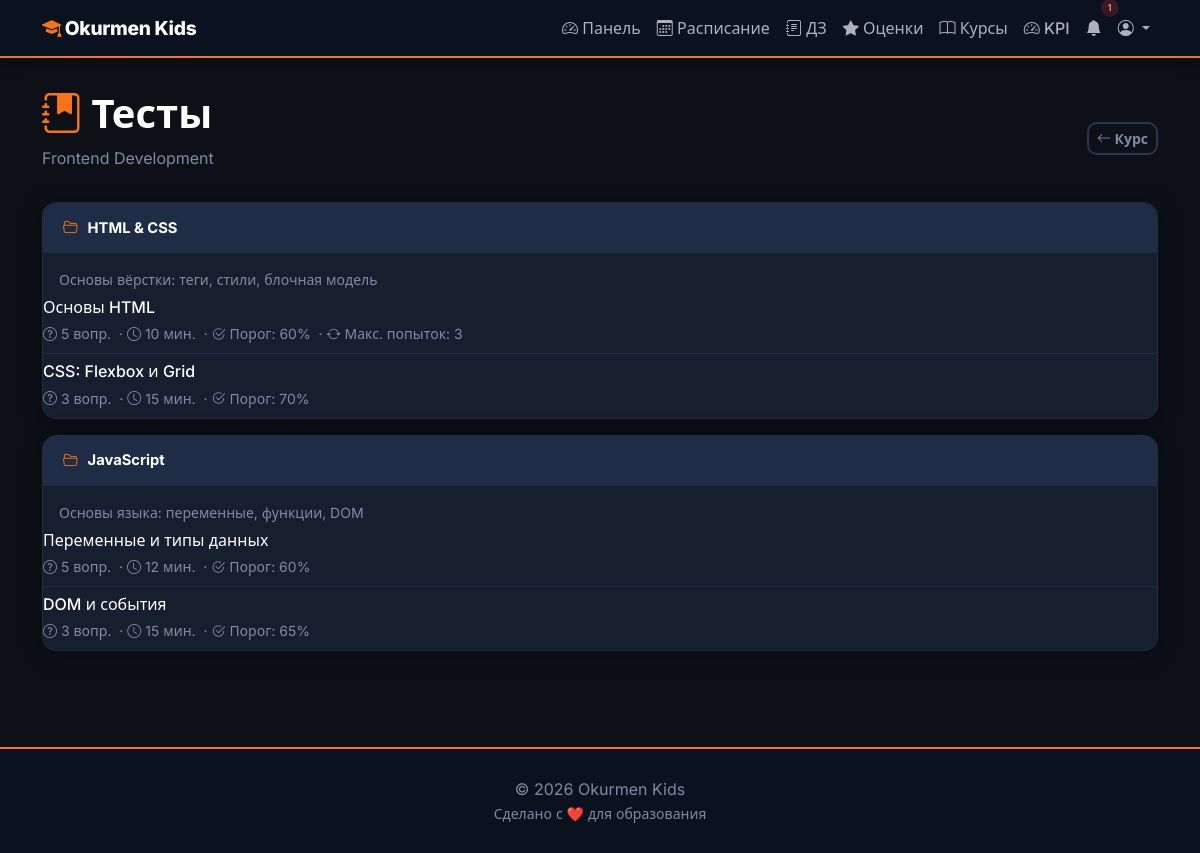
The app's page /tests/course/1/ (signed in) with its own data.
### education/models/course.py (models this page shows, shortened)
class Course(models.Model):
    name = models.CharField(max_length=200)
    description = models.TextField()
    icon = models.ImageField(upload_to='course_icons/', blank=True, null=True, verbose_name='Иконка курса')
    cover_image = models.ImageField(upload_to='course_covers/', blank=True, null=True, verbose_name='Обложка курса')
    mentor = models.ForeignKey(Mentor, on_delete=models.SET_NULL, null=True, related_name='courses')
    duration_weeks = models.IntegerField()
    max_students = models.IntegerField(default=15)
    start_date = models.DateField()
    end_date = models.DateField()
    is_active = models.BooleanField(default=True)
    created_at = models.DateTimeField(auto_now_add=True)
    class Meta:
        verbose_name = 'Курс'
        verbose_name_plural = 'Курсы'
        ordering = ['-start_date']

### education/models/test_system.py (models this page shows, shortened)
class Topic(models.Model):
    course      = models.ForeignKey(Course, on_delete=models.CASCADE, related_name='topics')
    title       = models.CharField(max_length=200)
    description = models.TextField(blank=True)
    order       = models.PositiveIntegerField(default=0)
    is_active   = models.BooleanField(default=True)
    created_at  = models.DateTimeField(auto_now_add=True)
    class Meta:
        verbose_name        = 'Тема'
        verbose_name_plural = 'Темы'
        ordering            = ['order', 'created_at']

class Test(models.Model):
    topic               = models.ForeignKey(Topic, on_delete=models.CASCADE, related_name='tests')
    title               = models.CharField(max_length=200)
    description         = models.TextField(blank=True)
    time_limit_minutes  = models.PositiveIntegerField(default=0, help_text='0 — без ограничения')
    passing_score       = models.PositiveIntegerField(default=60, help_text='Минимальный % для зачёта')
    max_attempts        = models.PositiveIntegerField(default=0, help_text='0 — неограниченно')
    is_active           = models.BooleanField(default=True)
    created_at          = models.DateTimeField(auto_now_add=True)
    class Meta:
        verbose_name        = 'Тест'
        verbose_name_plural = 'Тесты'
    def questions_count(self):
        return self.questions.count()

### education/views.py (the view, shortened to what this page needs)
# urls.py: path('tests/course/<int:course_id>/',   views.test_topic_list,  name='test_topic_list'),
@login_required
def test_topic_list(request, course_id):
    course = get_object_or_404(Course, id=course_id)
    user = request.user
    topics = Topic.objects.filter(course=course, is_active=True).prefetch_related(
        'tests'
    ).order_by('order', 'created_at')
    student_attempts = {}
    return render(request, 'tests/topic_list.html', {
        'course': course,
        'topics': topics,
        'student_attempts': student_attempts,
    })

### education/context_processors.py (called while the page is built)
def notifications(request):
    if not request.user.is_authenticated:
        return {}
    if request.user.role not in ('admin', 'mentor'):
        return {}
    unread_count = Notification.objects.filter(recipient=request.user, is_read=False).count()
    recent = Notification.objects.filter(recipient=request.user).order_by('-created_at')[:10]
    return {
        'unread_notifications_count': unread_count,
        'recent_notifications': recent,
    }

### education/templates/tests/topic_list.html (shortened to what this page needs)
{% extends 'base.html' %}
{% block content %}
<div class="row mb-3">
    <div class="col">
        <h1 class="fw-bold" style="color:var(--ok-white);">
            <i class="bi bi-journal-bookmark-fill" style="color:var(--ok-accent);"></i> Тесты
        </h1>
        <p class="ok-muted">{{ course.name }}</p>
    </div>
    <div class="col-auto d-flex align-items-center gap-2">
        <a href="{% url 'course_detail' course.id %}" class="btn btn-outline-secondary btn-sm">
            <i class="bi bi-arrow-left"></i> Курс
        </a>
    </div>
</div>
{% if topics %}
    {% for topic in topics %}
    <div class="card mb-3">
        <div class="card-header d-flex justify-content-between align-items-center">
            <span><i class="bi bi-folder2-open" style="color:var(--ok-accent);"></i> {{ topic.title }}</span>
        </div>
        {% if topic.description %}
        <div class="card-body pb-0">
            <p class="ok-muted small mb-0">{{ topic.description }}</p>
        </div>
        {% endif %}
        <div class="card-body p-0">
            {% with tests=topic.tests.all %}
            {% if tests %}
            <div class="list-group list-group-flush">
                {% for test in tests %}
                {% if test.is_active or request.user.role == 'mentor' %}
                <div class="list-group-item">
                    <div class="d-flex justify-content-between align-items-center">
                        <div>
                            <h6 class="mb-1" style="color:var(--ok-white);">
                                {{ test.title }}
                            </h6>
                            <small class="ok-muted">
                                <i class="bi bi-question-circle"></i> {{ test.questions_count }} вопр.
                                {% if test.time_limit_minutes > 0 %}
                                &nbsp;·&nbsp;<i class="bi bi-clock"></i> {{ test.time_limit_minutes }} мин.
                                {% endif %}
                                &nbsp;·&nbsp;<i class="bi bi-check2-circle"></i> Порог: {{ test.passing_score }}%
                                {% if test.max_attempts > 0 %}
                                &nbsp;·&nbsp;<i class="bi bi-arrow-repeat"></i> Макс. попыток: {{ test.max_attempts }}
                                {% endif %}
                            </small>
                        </div>
                    </div>
                </div>
                {% endif %}
                {% endfor %}
            </div>
            {% else %}
            <div class="p-3 text-center ok-muted">
                <i class="bi bi-clipboard-x" style="font-size:1.5rem;"></i>
                <p class="mb-0 mt-1 small">В этой теме пока нет тестов</p>
            </div>
            {% endif %}
            {% endwith %}
        </div>
    </div>
    {% endfor %}
{% endif %}
{% endblock %}

### static/css/theme.css (style rules this page uses)
:root { --ok-bg: #0d1117; --ok-surface: #161f2e; --ok-surface-2: #1e2d45; --ok-nav: #0a1220; --ok-primary: #0d2461; --ok-accent: #f97316; --ok-accent-dark: #ea580c; --ok-accent-soft: rgba(249,115,22,.12); --ok-text: #e2e8f0; --ok-muted: #7e8ba3; --ok-white: #ffffff; --ok-border: #1e2d45; --ok-border-2:#263850; --ok-success: #22c55e; --ok-warning: #f59e0b; --ok-danger: #ef4444; --ok-info: #38bdf8; --ok-radius: 14px; --ok-radius-sm: 10px; --ok-shadow: 0 4px 24px rgba(0,0,0,.40); --ok-shadow-lg: 0 12px 48px rgba(0,0,0,.55); }
*, *::before, *::after { box-sizing: border-box; }
body { font-family: 'Inter', ui-sans-serif, system-ui, -apple-system, Segoe UI, Roboto, Helvetica, Arial, "Apple Color Emoji", "Segoe UI Emoji"; color: var(--ok-text); background: var(--ok-bg); -webkit-font-smoothing: antialiased; -moz-osx-font-smoothing: grayscale; }
a { color: var(--ok-accent); }
.card { background: var(--ok-surface); border: 1px solid var(--ok-border); border-radius: var(--ok-radius); box-shadow: var(--ok-shadow); color: var(--ok-text); transition: box-shadow .25s ease, transform .25s ease; }
.card-header { background: var(--ok-surface-2); border-bottom: 1px solid var(--ok-border); border-radius: var(--ok-radius) var(--ok-radius) 0 0 !important; color: var(--ok-white); font-weight: 700; font-size: .92rem; padding: .85rem 1.25rem; }
.card-header i { color: var(--ok-accent); margin-right: .4rem; }
.card-body { color: var(--ok-text); }
.card .list-group-item { border: 0; padding-left: 0; padding-right: 0; }
.card .list-group-item + .list-group-item { border-top: 1px solid var(--ok-border); }
.btn { border-radius: var(--ok-radius-sm); font-weight: 600; transition: all .2s; }
.btn-outline-secondary { border: 2px solid var(--ok-border-2); color: var(--ok-muted); background: transparent; }
.list-group-item { background: transparent; color: var(--ok-text); border-color: var(--ok-border); }
.list-group-flush > .list-group-item { border: 0; }
.ok-muted { color: var(--ok-muted) !important; }

### records on screen
Course: name "Frontend Development"
Topic: title "HTML & CSS", description "Основы вёрстки: теги, стили, блочная модель"
Test: title "Основы HTML", questions_count "5", time_limit_minutes "10", passing_score "60", max_attempts "3"
Test: title "CSS: Flexbox и Grid", questions_count "3", time_limit_minutes "15", passing_score "70"
Topic: title "JavaScript", description "Основы языка: переменные, функции, DOM"
Test: title "Переменные и типы данных", questions_count "5", time_limit_minutes "12", passing_score "60"
Test: title "DOM и события", questions_count "3", time_limit_minutes "15", passing_score "65"

### other values on screen
{{ unread_notifications_count }} "1"
